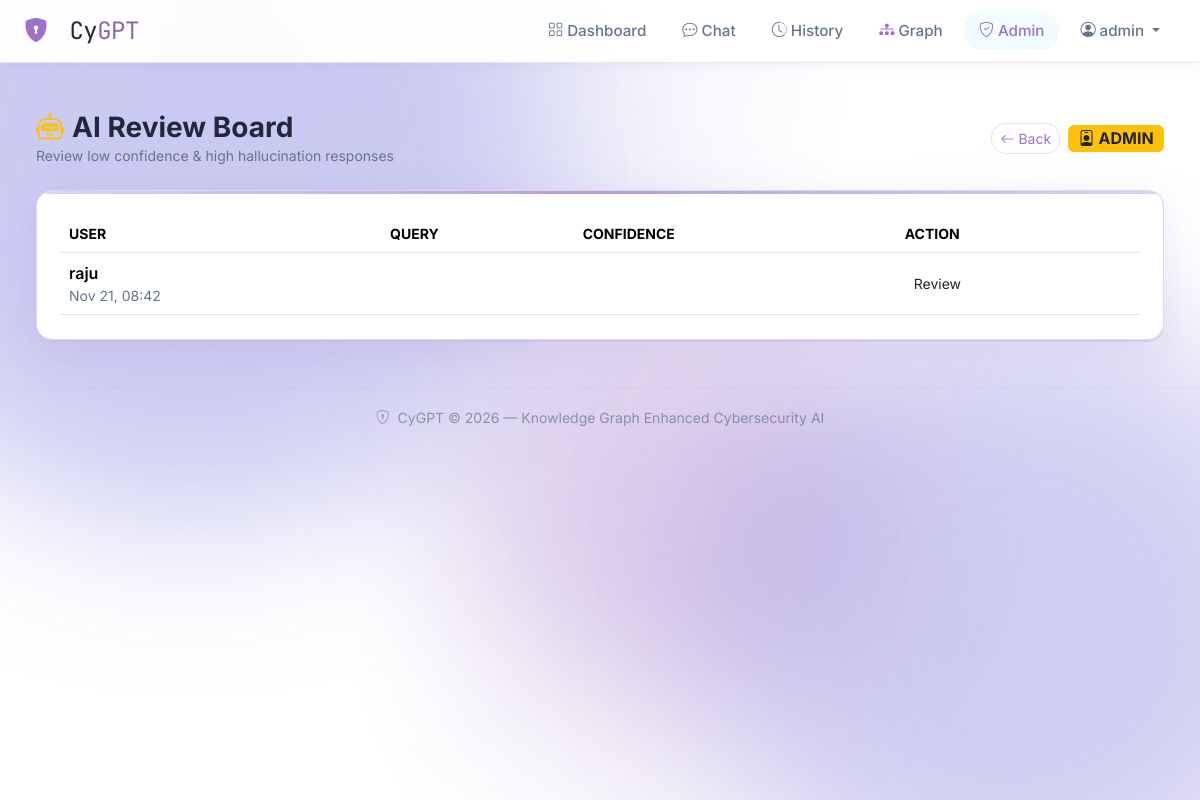
The app's page /adminpanel/review-board/ (signed in) with its own data.
### users/models.py (models this page shows, shortened)
class CustomUser(AbstractUser):
    ROLE_CHOICES = [
        ('user', 'User'),
        ('admin', 'Admin'),
    ]
    email = models.EmailField(unique=True)
    role = models.CharField(max_length=10, choices=ROLE_CHOICES, default='user')
    bio = models.TextField(blank=True)
    avatar = models.ImageField(upload_to='avatars/', blank=True, null=True)
    created_at = models.DateTimeField(auto_now_add=True)
    USERNAME_FIELD = 'email'
    REQUIRED_FIELDS = ['username']
    @property
    def is_admin_user(self):
        return self.role == 'admin' or self.is_superuser

### evaluation/models.py (models this page shows, shortened)
class Evaluation(models.Model):
    STATUS_CHOICES = [
        ('verified', 'Verified'),
        ('partial', 'Partially Verified'),
        ('unverified', 'Unverified'),
    ]
    query = models.ForeignKey('chatbot.UserQuery', on_delete=models.CASCADE, related_name='evaluations')
    hallucination_score = models.FloatField(default=0.0, help_text='0=no hallucination, 1=full hallucination')
    relevance_score = models.FloatField(default=0.0, help_text='0=not relevant, 1=fully relevant')
    verification_status = models.CharField(max_length=20, choices=STATUS_CHOICES, default='unverified')
    keyword_matches = models.IntegerField(default=0)
    created_at = models.DateTimeField(auto_now_add=True)

### chatbot/models.py (models this page shows, shortened)
class UserQuery(models.Model):
    user = models.ForeignKey(settings.AUTH_USER_MODEL, on_delete=models.CASCADE, related_name='queries')
    query = models.TextField()
    ai_response = models.TextField(blank=True)
    confidence_score = models.FloatField(default=0.0)
    knowledge_used = models.TextField(blank=True, help_text='Knowledge entries used in this query')
    created_at = models.DateTimeField(auto_now_add=True)
    class Meta:
        ordering = ['-created_at']

### adminpanel/views.py (the view)
# urls.py: path('review-board/', views.evaluation_review, name='review_board'),
@require_admin
def evaluation_review(request):
    failed_evals = Evaluation.objects.select_related('query', 'query__user').filter(
        query__confidence_score__lt=0.6
    ).order_by('query__confidence_score')
    return render(request, 'adminpanel/review_board.html', {
        'failed_evals': failed_evals
    })

### adminpanel/context_processors.py (called while the page is built)
def active_alerts(request):
    if request.user.is_authenticated:
        alerts = [alert for alert in BroadcastAlert.objects.filter(is_active=True) if alert.is_valid]
        return {'active_alerts': alerts}
    return {'active_alerts': []}

### adminpanel/views.py (called while the page is built)
def require_admin(view_func):
    @wraps(view_func)
    def wrapper(request, *args, **kwargs):
        if not request.user.is_authenticated or not request.user.is_admin_user:
            messages.error(request, 'Admin access required.')
            return redirect('users:login')
        return view_func(request, *args, **kwargs)
    return wrapper

### templates/adminpanel/review_board.html (shortened to what this page needs)
{% extends 'base.html' %}
{% block content %}
<div class="container-fluid py-4 px-4">
  <div class="d-flex justify-content-between align-items-center mb-4">
    <div>
      <h3 class="fw-bold mb-0"><i class="bi bi-robot me-2 text-warning"></i>AI Review Board</h3>
      <p class="text-muted small mb-0">Review low confidence & high hallucination responses</p>
    </div>
    <div class="d-flex align-items-center gap-2">
      <a href="{% url 'adminpanel:dashboard' %}" class="btn btn-outline-secondary btn-sm"><i class="bi bi-arrow-left me-1"></i>Back</a>
      <span class="badge bg-warning text-dark fs-6"><i class="bi bi-person-badge me-1"></i>ADMIN</span>
    </div>
  </div>
  <div class="premium-panel p-4 rounded-4">
    <div class="table-responsive">
      <table class="table table-hover align-middle mb-0">
        <thead>
          <tr class="text-muted small text-uppercase">
            <th>User</th>
            <th>Query</th>
            <th>Confidence</th>
            <th>Action</th>
          </tr>
        </thead>
        <tbody>
          {% for eval in failed_evals %}
          <tr>
            <td>
              <div class="fw-semibold">{{ eval.query.user.username }}</div>
              <div class="small text-muted">{{ eval.created_at|date:"M d, H:i" }}</div>
            </td>
            <td>
            </td>
            <td>
            </td>
            <td>
              <a href="{% url 'chatbot:query_detail' eval.query.id %}" class="btn btn-sm btn-outline-cyber-primary">Review</a>
            </td>
          </tr>
          {% empty %}
          <tr>
            <td colspan="4" class="text-center py-4 text-muted">No low confidence responses to review. Great job!</td>
          </tr>
          {% endfor %}
        </tbody>
      </table>
    </div>
  </div>
</div>
{% endblock %}

### templates/base.html (shortened to what this page needs)
<!DOCTYPE html>
<html lang="en" data-bs-theme="light">
<head>
  <link href="https://cdn.jsdelivr.net/npm/bootstrap@5.3.2/dist/css/bootstrap.min.css" rel="stylesheet">
  <link href="https://cdn.jsdelivr.net/npm/bootstrap-icons@1.11.3/font/bootstrap-icons.min.css" rel="stylesheet">
  {% load static %}
  <link rel="stylesheet" href="{% static 'css/custom.css' %}">
</head>
<body class="cyber-body">
<div class="bg-orb orb-2"></div>
<div class="bg-orb orb-3"></div>
<nav class="navbar navbar-expand-lg cyber-navbar sticky-top">
  <div class="container-fluid px-4">
    <a class="navbar-brand cyber-brand" href="/">
      <i class="bi bi-shield-lock-fill text-cyan me-2"></i>
      <span class="brand-text">Cy<span class="text-cyan-light">GPT</span></span>
    </a>
    <div class="collapse navbar-collapse" id="navbarNav">
      <ul class="navbar-nav ms-auto align-items-center gap-1">
        {% if user.is_authenticated %}
          <li class="nav-item"><a class="nav-link cyber-nav-link" href="{% url 'chatbot:dashboard' %}"><i class="bi bi-grid me-1"></i>Dashboard</a></li>
          <li class="nav-item"><a class="nav-link cyber-nav-link" href="{% url 'chatbot:chat' %}"><i class="bi bi-chat-dots me-1"></i>Chat</a></li>
          <li class="nav-item"><a class="nav-link cyber-nav-link" href="{% url 'chatbot:history' %}"><i class="bi bi-clock-history me-1"></i>History</a></li>
          <li class="nav-item"><a class="nav-link cyber-nav-link" href="{% url 'knowledge:graph' %}"><i class="bi bi-diagram-3-fill me-1 text-cyan"></i>Graph</a></li>
          {% if user.is_admin_user %}
            <li class="nav-item"><a class="nav-link cyber-nav-link text-warning" href="{% url 'adminpanel:dashboard' %}"><i class="bi bi-shield-check me-1"></i>Admin</a></li>
          {% endif %}
          <li class="nav-item dropdown">
            <a class="nav-link dropdown-toggle cyber-nav-link" href="#" data-bs-toggle="dropdown">
              <i class="bi bi-person-circle me-1"></i>{{ user.username }}
            </a>
          </li>
        {% else %}
          <li class="nav-item"><a class="nav-link cyber-nav-link" href="{% url 'users:login' %}">Login</a></li>
          <li class="nav-item"><a class="btn btn-cyber-primary btn-sm ms-2" href="{% url 'users:register' %}">Get Started</a></li>
        {% endif %}
      </ul>
    </div>
  </div>
</nav>
<main class="{% block main_class %}container-fluid py-4{% endblock %}">
  {% block content %}{% endblock %}
</main>
<footer class="cyber-footer mt-auto py-3 text-center">
  <small class="text-muted" style="opacity: 0.7;">
    <i class="bi bi-shield-lock text-cyan me-1"></i>
    CyGPT &copy; 2026 — Knowledge Graph Enhanced Cybersecurity AI
  </small>
</footer>
{% load static %}
</body>
</html>

### static/css/custom.css (style rules this page uses)
:root { --cyber-violet: #9B72C8; --cyber-lavender: #C4C4F0; --cyber-bg: #FFFFFF; --cyber-bg-alt: #F8F7FF; --cyber-text: #1E293B; --cyber-text-muted: #64748B; --cyber-surface: rgba(255, 255, 255, 0.95); --cyber-border: rgba(155, 114, 200, 0.35); --cyber-glow: 0 10px 30px rgba(155, 114, 200, 0.3); }
body.cyber-body { background-color: var(--cyber-bg); background-image: radial-gradient(ellipse at 20% 10%, rgba(196, 196, 240, 0.5) 0%, transparent 45%), radial-gradient(ellipse at 80% 80%, rgba(155, 114, 200, 0.2) 0%, transparent 45%); font-family: 'Inter', sans-serif; color: var(--cyber-text); min-height: 100vh; position: relative; overflow-x: hidden; }
.bg-orb { position: fixed; border-radius: 50%; filter: blur(80px); z-index: -1; opacity: 0.4; pointer-events: none; }
.orb-2 { width: 50vw; height: 50vw; background: var(--cyber-lavender); bottom: -15%; right: -10%; opacity: 0.75; }
.orb-3 { width: 35vw; height: 35vw; background: var(--cyber-violet); top: 35%; left: 38%; opacity: 0.3; }
.cyber-navbar { background: rgba(255, 255, 255, 0.95) !important; backdrop-filter: blur(20px); border-bottom: 1px solid rgba(155, 114, 200, 0.2); box-shadow: 0 2px 12px rgba(155, 114, 200, 0.1); z-index: 100; transition: background 0.3s ease, box-shadow 0.3s ease; }
.cyber-brand { font-family: 'JetBrains Mono', monospace; font-size: 1.5rem; text-decoration: none; color: var(--cyber-text) !important; letter-spacing: -0.5px; }
.cyber-nav-link { color: var(--cyber-text-muted) !important; transition: all 0.3s ease; padding: .5rem 1rem !important; border-radius: 20px; font-size: .95rem; font-weight: 500; }
.premium-panel { background: #FFFFFF; border-radius: 24px; border: 1px solid rgba(155, 114, 200, 0.3); box-shadow: 0 10px 40px rgba(155, 114, 200, 0.15), 0 2px 0 rgba(196,196,240,0.5); transition: transform 0.4s cubic-bezier(0.175, 0.885, 0.32, 1.275), box-shadow 0.4s ease; position: relative; overflow: hidden; }
.premium-panel::after { content: ''; position: absolute; top: 0; left: 0; right: 0; height: 3px; background: linear-gradient(90deg, var(--cyber-lavender), var(--cyber-violet), var(--cyber-lavender)); border-radius: 24px 24px 0 0; opacity: 0.7; }
.btn-outline-secondary { border-radius: 14px; border: 1px solid rgba(177, 143, 207, 0.3); color: var(--cyber-violet); background: transparent; }
.text-cyan { color: var(--cyber-violet) !important; }
.text-cyan-light { color: #8A6BA8 !important; }
.text-muted { color: var(--cyber-text-muted) !important; }
.cyber-footer { border-top: 1px solid rgba(177, 143, 207, 0.1); background: transparent; }

### records on screen
CustomUser: username "admin"
Evaluation: query.user.username "raju", created_at "Nov 21, 08:42"
